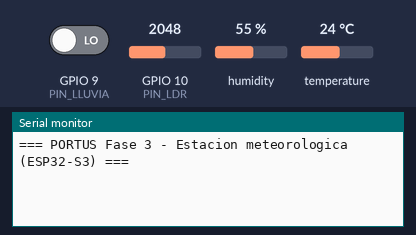
The sketch below on a simulated ESP32-S3. Parts: the last lines printed to the serial monitor. The inputs (shaded band) are chosen by the test bench; at power-on: GPIO 9 (PIN_LLUVIA) LOW, humidity 55 %, GPIO 10 (PIN_LDR) = 2048, temperature 24 °C (analog values on the 0–4095 scale). WiFi joins after 1.5 s; servers stay silent unless stated; the local clock reads 2024-03-15 10:24:30 at power-on unless the sketch sets it; EEPROM starts erased; no MQTT or app messages arrive unless stated.

Above: at 1.4 s.
1.5 s: GPIO 9 (PIN_LLUVIA) driven HIGH
At 6.2 s:
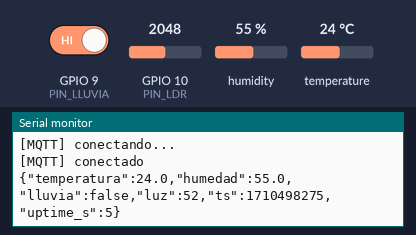
6.5 s: GPIO 9 (PIN_LLUVIA) driven LOW
At 11.3 s:
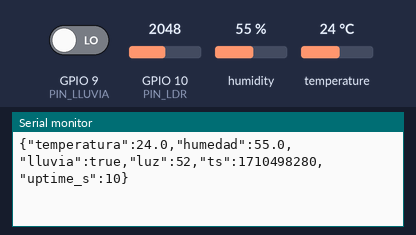
16.5 s: humidity set to 22 %
At 17.1 s:
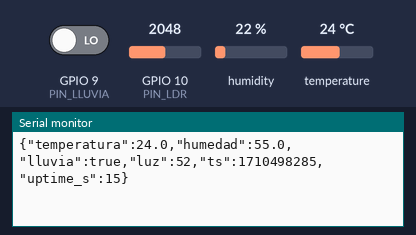
18.0 s: GPIO 10 (PIN_LDR) set to 2866
19.5 s: temperature set to 12 °C
At 20.8 s:
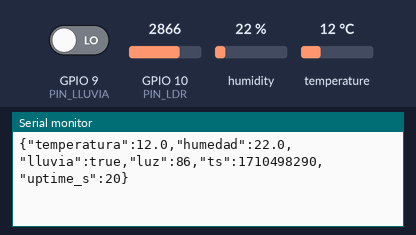

Measured:
- after the input at 1.5 s, the serial monitor: prints a new line after 3.6 s (image 1)
- after the input at 6.5 s, the serial monitor: prints a new line after 3.6 s (image 2)
- after the input at 19.5 s, the serial monitor: prints a new line after 0.57 s (image 4)

The sketch:

estacion_esp32.ino
```cpp
/*
 * PORTUS Fase 3 - Estacion meteorologica ESP32-S3
 * DHT11 pin 4, lluvia DO pin 9, LDR pin 10
 */

#include <WiFi.h>
#include <PubSubClient.h>
#include <DHT.h>
#include <Preferences.h>
#include <time.h>

const char*    WIFI_SSID     = "Galaxy S25 55E1";
const char*    WIFI_PASSWORD = "cabris007";
const char*    MQTT_HOST     = "10.116.145.220";
const uint16_t MQTT_PORT     = 1883;
const char*    ID_ESTACION   = "ESTACION_1";

const int PIN_DHT    = 4;
const int PIN_LLUVIA = 9;
const int PIN_LDR    = 10;

#define DHTTYPE DHT11
const int LLUVIA_ACTIVA = LOW;

int LUZ_RAW_OSCURO = 800;
int LUZ_RAW_CLARO  = 3200;

const uint32_t LECTURA_DEFECTO_S = 5;
const uint32_t LECTURA_MIN_S     = 2;
const uint32_t LECTURA_MAX_S     = 60;
const uint32_t LATIDO_DEFECTO_S  = 10;
const uint32_t LATIDO_MIN_S      = 5;
const uint32_t LATIDO_MAX_S      = 60;

const char* TOPIC_LECTURA = "portus/estacion/lectura";
const char* TOPIC_ESTADO  = "portus/estacion/estado";
const char* TOPIC_CONFIG  = "portus/estacion/config";

const unsigned long MS_REINTENTO_WIFI = 5000;
const unsigned long MS_REINTENTO_MQTT = 5000;

DHT dht(PIN_DHT, DHTTYPE);
WiFiClient wifiCliente;
PubSubClient mqtt(wifiCliente);
Preferences prefs;

uint32_t segLectura = LECTURA_DEFECTO_S;
uint32_t segLatido  = LATIDO_DEFECTO_S;

unsigned long ultimaLecturaMs     = 0;
unsigned long ultimoLatidoMs      = 0;
unsigned long ultimoIntentoWifiMs = 0;
unsigned long ultimoIntentoMqttMs = 0;
bool wifiInformado                = false;

int leerLdrRaw() {
  return analogRead(PIN_LDR);
}

int luzPorCiento(int raw) {
  if (raw <= LUZ_RAW_OSCURO) return 0;
  if (raw >= LUZ_RAW_CLARO) return 100;
  return (raw - LUZ_RAW_OSCURO) * 100 / (LUZ_RAW_CLARO - LUZ_RAW_OSCURO);
}

void leerYPublicar() {
  float temperatura = dht.readTemperature();
  float humedad     = dht.readHumidity();
  bool  lloviendo   = digitalRead(PIN_LLUVIA) == LLUVIA_ACTIVA;
  int   luz         = luzPorCiento(leerLdrRaw());

  char tempS[16], humS[16];
  if (isnan(temperatura)) strcpy(tempS, "null");
  else snprintf(tempS, sizeof tempS, "%.1f", temperatura);
  if (isnan(humedad)) strcpy(humS, "null");
  else snprintf(humS, sizeof humS, "%.1f", humedad);

  char payload[256];
  snprintf(payload, sizeof payload,
           "{\"temperatura\":%s,\"humedad\":%s,\"lluvia\":%s,\"luz\":%d,\"ts\":%ld,\"uptime_s\":%lu}",
           tempS, humS, lloviendo ? "true" : "false", luz,
           (long)time(nullptr), millis() / 1000UL);

  Serial.println(payload);
  if (mqtt.connected()) mqtt.publish(TOPIC_LECTURA, payload);
}

void publicarLatido() {
  if (!mqtt.connected()) return;
  char payload[128];
  snprintf(payload, sizeof payload,
           "{\"estado\":\"ok\",\"id\":\"%s\",\"rssi\":%d,\"uptime_s\":%lu}",
           ID_ESTACION, WiFi.RSSI(), millis() / 1000UL);
  mqtt.publish(TOPIC_ESTADO, payload);
}

uint32_t leerParametro(const String& msg, const char* clave, uint32_t actual,
                       uint32_t minimo, uint32_t maximo) {
  String buscado = String(clave) + "=";
  int ini = msg.indexOf(buscado);
  if (ini < 0) return actual;
  ini += buscado.length();
  int fin = msg.indexOf(';', ini);
  if (fin < 0) fin = msg.length();
  long valor = msg.substring(ini, fin).toInt();
  if (valor < (long)minimo || valor > (long)maximo) return actual;
  return (uint32_t)valor;
}

void alRecibirMensaje(char* topic, byte* payload, unsigned int len) {
  if (String(topic) != TOPIC_CONFIG) return;

  String msg;
  msg.reserve(len);
  for (unsigned int i = 0; i < len; i++) msg += (char)payload[i];

  uint32_t nuevaLectura = leerParametro(msg, "SegundosLecturaEstacion", segLectura, LECTURA_MIN_S, LECTURA_MAX_S);
  uint32_t nuevoLatido  = leerParametro(msg, "SegundosLatidoEstacion", segLatido, LATIDO_MIN_S, LATIDO_MAX_S);

  if (nuevaLectura != segLectura || nuevoLatido != segLatido) {
    segLectura = nuevaLectura;
    segLatido  = nuevoLatido;
    prefs.begin("estacion", false);
    prefs.putUInt("lectura", segLectura);
    prefs.putUInt("latido", segLatido);
    prefs.end();
    Serial.printf("[CONFIG] SegundosLecturaEstacion=%lu SegundosLatidoEstacion=%lu\n",
                  (unsigned long)segLectura, (unsigned long)segLatido);
  }
}

void mantenerWifi() {
  if (WiFi.status() == WL_CONNECTED) {
    if (!wifiInformado) {
      wifiInformado = true;
      Serial.print(F("[WIFI] conectado, IP "));
      Serial.println(WiFi.localIP());
    }
    return;
  }
  wifiInformado = false;
  if (millis() - ultimoIntentoWifiMs < MS_REINTENTO_WIFI) return;
  ultimoIntentoWifiMs = millis();
  Serial.println(F("[WIFI] reconectando..."));
  WiFi.disconnect();
  WiFi.begin(WIFI_SSID, WIFI_PASSWORD);
}

void mantenerMqtt() {
  if (mqtt.connected()) return;
  if (WiFi.status() != WL_CONNECTED) return;
  if (millis() - ultimoIntentoMqttMs < MS_REINTENTO_MQTT) return;
  ultimoIntentoMqttMs = millis();
  Serial.println(F("[MQTT] conectando..."));
  if (mqtt.connect(ID_ESTACION)) {
    mqtt.subscribe(TOPIC_CONFIG);
    Serial.println(F("[MQTT] conectado"));
  } else {
    Serial.printf("[MQTT] fallo, rc=%d\n", mqtt.state());
  }
}

void setup() {
  Serial.begin(115200);
  delay(200);
  Serial.println(F("=== PORTUS Fase 3 - Estacion meteorologica (ESP32-S3) ==="));

#if CONFIG_IDF_TARGET_ESP32 || CONFIG_IDF_TARGET_ESP32S2 || CONFIG_IDF_TARGET_ESP32S3
  analogReadResolution(12);
  analogSetAttenuation(ADC_11db);
#endif

  dht.begin();
  pinMode(PIN_LLUVIA, INPUT);
  pinMode(PIN_LDR, INPUT);

  prefs.begin("estacion", true);
  segLectura = prefs.getUInt("lectura", LECTURA_DEFECTO_S);
  segLatido  = prefs.getUInt("latido", LATIDO_DEFECTO_S);
  prefs.end();

  WiFi.mode(WIFI_STA);
  WiFi.begin(WIFI_SSID, WIFI_PASSWORD);
  configTime(0, 0, "pool.ntp.org");

  mqtt.setServer(MQTT_HOST, MQTT_PORT);
  mqtt.setCallback(alRecibirMensaje);
  mqtt.setBufferSize(512);
}

void loop() {
  mantenerWifi();
  mantenerMqtt();
  if (mqtt.connected()) mqtt.loop();

  unsigned long ahora = millis();
  if (ahora - ultimaLecturaMs >= segLectura * 1000UL) {
    ultimaLecturaMs = ahora;
    leerYPublicar();
  }
  if (ahora - ultimoLatidoMs >= segLatido * 1000UL) {
    ultimoLatidoMs = ahora;
    publicarLatido();
  }
}
```
